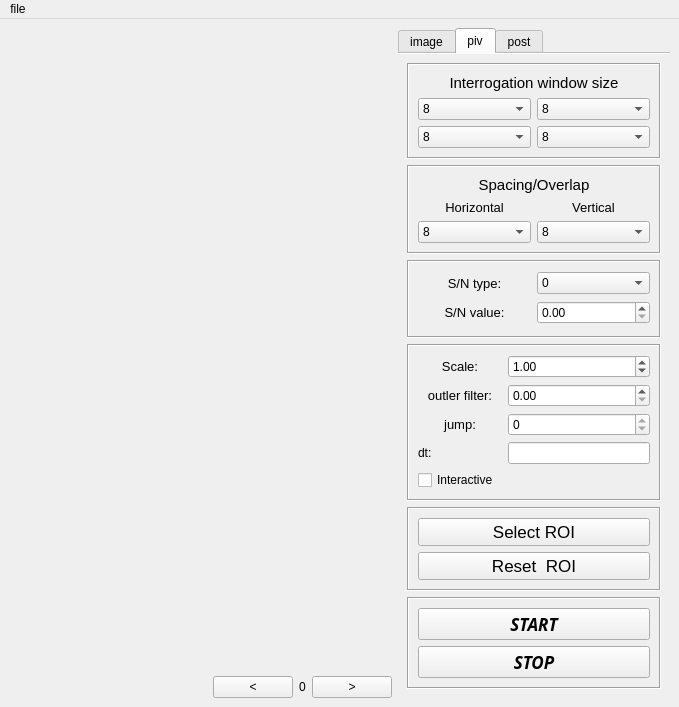
<?xml version="1.0" encoding="UTF-8"?>
<ui version="4.0">
 <class>MainWindow</class>
 <widget class="QMainWindow" name="MainWindow">
  <property name="geometry">
   <rect>
    <x>0</x>
    <y>0</y>
    <width>679</width>
    <height>707</height>
   </rect>
  </property>
  <property name="mouseTracking">
   <bool>false</bool>
  </property>
  <property name="acceptDrops">
   <bool>false</bool>
  </property>
  <property name="windowTitle">
   <string>OpenPIV</string>
  </property>
  <property name="windowIcon">
   <iconset>
    <normaloff>../../../../../../../.designer/backup/images/openpiv_logo.png</normaloff>../../../../../../../.designer/backup/images/openpiv_logo.png</iconset>
  </property>
  <property name="styleSheet">
   <string notr="true"/>
  </property>
  <property name="locale">
   <locale language="English" country="Israel"/>
  </property>
  <property name="documentMode">
   <bool>false</bool>
  </property>
  <property name="dockNestingEnabled">
   <bool>false</bool>
  </property>
  <widget class="QWidget" name="centralwidget">
   <property name="autoFillBackground">
    <bool>false</bool>
   </property>
   <layout class="QGridLayout" name="gridLayout_3">
    <item row="0" column="4" rowspan="2">
     <widget class="QTabWidget" name="tabWidget">
      <property name="font">
       <font>
        <stylestrategy>PreferDefault</stylestrategy>
       </font>
      </property>
      <property name="tabPosition">
       <enum>QTabWidget::North</enum>
      </property>
      <property name="currentIndex">
       <number>1</number>
      </property>
      <property name="elideMode">
       <enum>Qt::ElideNone</enum>
      </property>
      <property name="usesScrollButtons">
       <bool>false</bool>
      </property>
      <property name="documentMode">
       <bool>true</bool>
      </property>
      <property name="movable">
       <bool>false</bool>
      </property>
      <widget class="QWidget" name="tab_6">
       <attribute name="title">
        <string>image</string>
       </attribute>
       <layout class="QGridLayout" name="gridLayout_4">
        <item row="7" column="0">
         <spacer name="wow">
          <property name="orientation">
           <enum>Qt::Vertical</enum>
          </property>
          <property name="sizeHint" stdset="0">
           <size>
            <width>20</width>
            <height>2000</height>
           </size>
          </property>
         </spacer>
        </item>
        <item row="5" column="0">
         <widget class="QFrame" name="frame">
          <property name="frameShape">
           <enum>QFrame::Box</enum>
          </property>
          <property name="frameShadow">
           <enum>QFrame::Sunken</enum>
          </property>
          <layout class="QGridLayout" name="gridLayout_2">
           <item row="2" column="0">
            <widget class="QLabel" name="label_3">
             <property name="font">
              <font>
               <pointsize>10</pointsize>
              </font>
             </property>
             <property name="text">
              <string>bit:</string>
             </property>
             <property name="alignment">
              <set>Qt::AlignCenter</set>
             </property>
            </widget>
           </item>
           <item row="2" column="1">
            <widget class="QComboBox" name="comboBox">
             <item>
              <property name="text">
               <string>8 bit</string>
              </property>
             </item>
             <item>
              <property name="text">
               <string>16 bit</string>
              </property>
             </item>
            </widget>
           </item>
           <item row="1" column="0">
            <widget class="QLabel" name="label_2">
             <property name="font">
              <font>
               <pointsize>10</pointsize>
              </font>
             </property>
             <property name="text">
              <string>invert:</string>
             </property>
             <property name="alignment">
              <set>Qt::AlignCenter</set>
             </property>
            </widget>
           </item>
           <item row="1" column="1">
            <widget class="QPushButton" name="pushButton">
             <property name="text">
              <string>invert</string>
             </property>
            </widget>
           </item>
          </layout>
         </widget>
        </item>
        <item row="6" column="0">
         <widget class="QFrame" name="frame_4">
          <property name="frameShape">
           <enum>QFrame::Box</enum>
          </property>
          <property name="frameShadow">
           <enum>QFrame::Sunken</enum>
          </property>
          <layout class="QGridLayout" name="gridLayout_5">
           <item row="0" column="0">
            <widget class="QLabel" name="label">
             <property name="text">
              <string>brightness</string>
             </property>
             <property name="alignment">
              <set>Qt::AlignCenter</set>
             </property>
            </widget>
           </item>
           <item row="1" column="0">
            <widget class="QSlider" name="horizontalSlider">
             <property name="orientation">
              <enum>Qt::Horizontal</enum>
             </property>
            </widget>
           </item>
          </layout>
         </widget>
        </item>
        <item row="1" column="0">
         <widget class="QFrame" name="frame_2">
          <property name="frameShape">
           <enum>QFrame::StyledPanel</enum>
          </property>
          <property name="frameShadow">
           <enum>QFrame::Raised</enum>
          </property>
          <layout class="QGridLayout" name="gridLayout">
           <item row="0" column="3">
            <widget class="QPushButton" name="remove_button">
             <property name="enabled">
              <bool>true</bool>
             </property>
             <property name="text">
              <string>Remove</string>
             </property>
            </widget>
           </item>
           <item row="0" column="2">
            <widget class="QPushButton" name="add_button">
             <property name="text">
              <string>Load</string>
             </property>
            </widget>
           </item>
           <item row="1" column="2" colspan="2">
            <widget class="QListWidget" name="listWidget">
             <property name="sizePolicy">
              <sizepolicy hsizetype="Preferred" vsizetype="Preferred">
               <horstretch>0</horstretch>
               <verstretch>0</verstretch>
              </sizepolicy>
             </property>
             <property name="minimumSize">
              <size>
               <width>230</width>
               <height>172</height>
              </size>
             </property>
             <property name="maximumSize">
              <size>
               <width>9999999</width>
               <height>99999</height>
              </size>
             </property>
            </widget>
           </item>
          </layout>
         </widget>
        </item>
       </layout>
      </widget>
      <widget class="QWidget" name="tab_5">
       <attribute name="title">
        <string>piv</string>
       </attribute>
       <layout class="QGridLayout" name="gridLayout_8">
        <item row="6" column="0">
         <widget class="QFrame" name="frame_3">
          <property name="frameShape">
           <enum>QFrame::Box</enum>
          </property>
          <property name="frameShadow">
           <enum>QFrame::Sunken</enum>
          </property>
          <layout class="QGridLayout" name="gridLayout_9">
           <item row="1" column="1">
            <widget class="QPushButton" name="stop_button_3">
             <property name="sizePolicy">
              <sizepolicy hsizetype="Preferred" vsizetype="Fixed">
               <horstretch>0</horstretch>
               <verstretch>0</verstretch>
              </sizepolicy>
             </property>
             <property name="font">
              <font>
               <family>Gill Sans MT</family>
               <pointsize>13</pointsize>
               <weight>75</weight>
               <italic>true</italic>
               <bold>true</bold>
               <underline>false</underline>
               <strikeout>false</strikeout>
               <kerning>true</kerning>
              </font>
             </property>
             <property name="cursor">
              <cursorShape>PointingHandCursor</cursorShape>
             </property>
             <property name="text">
              <string>STOP</string>
             </property>
            </widget>
           </item>
           <item row="0" column="1">
            <widget class="QPushButton" name="start_button_3">
             <property name="font">
              <font>
               <family>Gill Sans MT</family>
               <pointsize>13</pointsize>
               <weight>75</weight>
               <italic>true</italic>
               <bold>true</bold>
               <underline>false</underline>
               <strikeout>false</strikeout>
               <kerning>true</kerning>
              </font>
             </property>
             <property name="cursor">
              <cursorShape>PointingHandCursor</cursorShape>
             </property>
             <property name="text">
              <string>START</string>
             </property>
            </widget>
           </item>
          </layout>
         </widget>
        </item>
        <item row="3" column="0">
         <widget class="QFrame" name="sc_oufi_j_frame_3">
          <property name="frameShape">
           <enum>QFrame::Box</enum>
          </property>
          <property name="frameShadow">
           <enum>QFrame::Sunken</enum>
          </property>
          <layout class="QGridLayout" name="gridLayout_40">
           <item row="5" column="1">
            <widget class="QLineEdit" name="lineEdit">
             <property name="text">
              <string notr="true"/>
             </property>
             <property name="alignment">
              <set>Qt::AlignCenter</set>
             </property>
            </widget>
           </item>
           <item row="5" column="0">
            <widget class="QLabel" name="label_4">
             <property name="text">
              <string>dt:</string>
             </property>
            </widget>
           </item>
           <item row="3" column="1">
            <widget class="QSpinBox" name="jump_spin_box_3">
             <property name="maximum">
              <number>0</number>
             </property>
            </widget>
           </item>
           <item row="3" column="0">
            <widget class="QLabel" name="jump_lable_3">
             <property name="font">
              <font>
               <pointsize>10</pointsize>
              </font>
             </property>
             <property name="text">
              <string>jump:</string>
             </property>
             <property name="alignment">
              <set>Qt::AlignCenter</set>
             </property>
            </widget>
           </item>
           <item row="0" column="1">
            <widget class="QDoubleSpinBox" name="scale_spin_box_3">
             <property name="value">
              <double>1.000000000000000</double>
             </property>
            </widget>
           </item>
           <item row="2" column="0">
            <widget class="QLabel" name="outler_filter_lable_3">
             <property name="font">
              <font>
               <pointsize>10</pointsize>
              </font>
             </property>
             <property name="text">
              <string>outler filter:</string>
             </property>
             <property name="alignment">
              <set>Qt::AlignCenter</set>
             </property>
            </widget>
           </item>
           <item row="2" column="1">
            <widget class="QDoubleSpinBox" name="outler_filter_spin_box_3">
             <property name="accelerated">
              <bool>true</bool>
             </property>
             <property name="maximum">
              <double>100.000000000000000</double>
             </property>
             <property name="singleStep">
              <double>0.100000000000000</double>
             </property>
            </widget>
           </item>
           <item row="0" column="0">
            <widget class="QLabel" name="scale_lable_3">
             <property name="font">
              <font>
               <pointsize>10</pointsize>
              </font>
             </property>
             <property name="text">
              <string>Scale:</string>
             </property>
             <property name="alignment">
              <set>Qt::AlignCenter</set>
             </property>
            </widget>
           </item>
           <item row="6" column="0">
            <widget class="QCheckBox" name="checkBox">
             <property name="text">
              <string>Interactive </string>
             </property>
             <property name="iconSize">
              <size>
               <width>16</width>
               <height>16</height>
              </size>
             </property>
             <property name="tristate">
              <bool>false</bool>
             </property>
            </widget>
           </item>
          </layout>
         </widget>
        </item>
        <item row="2" column="0">
         <widget class="QFrame" name="type_value_frame_3">
          <property name="enabled">
           <bool>true</bool>
          </property>
          <property name="frameShape">
           <enum>QFrame::Box</enum>
          </property>
          <property name="frameShadow">
           <enum>QFrame::Sunken</enum>
          </property>
          <layout class="QGridLayout" name="gridLayout_41">
           <item row="0" column="1">
            <widget class="QComboBox" name="type_combo_box_3">
             <item>
              <property name="text">
               <string>0</string>
              </property>
             </item>
             <item>
              <property name="text">
               <string>1</string>
              </property>
             </item>
             <item>
              <property name="text">
               <string>2</string>
              </property>
             </item>
             <item>
              <property name="text">
               <string>3</string>
              </property>
             </item>
            </widget>
           </item>
           <item row="2" column="0">
            <widget class="QLabel" name="value_label_3">
             <property name="font">
              <font>
               <pointsize>10</pointsize>
              </font>
             </property>
             <property name="text">
              <string>S/N value:</string>
             </property>
             <property name="alignment">
              <set>Qt::AlignCenter</set>
             </property>
            </widget>
           </item>
           <item row="0" column="0">
            <widget class="QLabel" name="type_label_3">
             <property name="font">
              <font>
               <pointsize>10</pointsize>
              </font>
             </property>
             <property name="text">
              <string>S/N type:</string>
             </property>
             <property name="alignment">
              <set>Qt::AlignCenter</set>
             </property>
            </widget>
           </item>
           <item row="2" column="1">
            <widget class="QDoubleSpinBox" name="value_spin_box_3">
             <property name="sizePolicy">
              <sizepolicy hsizetype="Minimum" vsizetype="Fixed">
               <horstretch>0</horstretch>
               <verstretch>0</verstretch>
              </sizepolicy>
             </property>
             <property name="cursor">
              <cursorShape>PointingHandCursor</cursorShape>
             </property>
             <property name="accelerated">
              <bool>true</bool>
             </property>
             <property name="maximum">
              <double>100.000000000000000</double>
             </property>
             <property name="singleStep">
              <double>0.100000000000000</double>
             </property>
            </widget>
           </item>
          </layout>
         </widget>
        </item>
        <item row="0" column="0">
         <widget class="QFrame" name="interrogation_winsize_frame_3">
          <property name="toolTip">
           <string notr="true">here you add the width and hight of the two images</string>
          </property>
          <property name="frameShape">
           <enum>QFrame::Box</enum>
          </property>
          <property name="frameShadow">
           <enum>QFrame::Sunken</enum>
          </property>
          <layout class="QGridLayout" name="gridLayout_10">
           <item row="0" column="0" colspan="2">
            <widget class="QLabel" name="interrogation_winsize_label_3">
             <property name="font">
              <font>
               <pointsize>11</pointsize>
              </font>
             </property>
             <property name="text">
              <string>Interrogation window size</string>
             </property>
             <property name="alignment">
              <set>Qt::AlignCenter</set>
             </property>
            </widget>
           </item>
           <item row="1" column="1">
            <widget class="QComboBox" name="comboBox_12">
             <item>
              <property name="text">
               <string>8</string>
              </property>
             </item>
             <item>
              <property name="text">
               <string>16</string>
              </property>
             </item>
             <item>
              <property name="text">
               <string>32</string>
              </property>
             </item>
             <item>
              <property name="text">
               <string>64</string>
              </property>
             </item>
             <item>
              <property name="text">
               <string>128</string>
              </property>
             </item>
             <item>
              <property name="text">
               <string>256</string>
              </property>
             </item>
             <item>
              <property name="text">
               <string>512</string>
              </property>
             </item>
            </widget>
           </item>
           <item row="1" column="0">
            <widget class="QComboBox" name="comboBox_11">
             <property name="toolTip">
              <string>width A</string>
             </property>
             <item>
              <property name="text">
               <string>8</string>
              </property>
             </item>
             <item>
              <property name="text">
               <string>16</string>
              </property>
             </item>
             <item>
              <property name="text">
               <string>32</string>
              </property>
             </item>
             <item>
              <property name="text">
               <string>64</string>
              </property>
             </item>
             <item>
              <property name="text">
               <string>128</string>
              </property>
             </item>
             <item>
              <property name="text">
               <string>256</string>
              </property>
             </item>
             <item>
              <property name="text">
               <string>512</string>
              </property>
             </item>
            </widget>
           </item>
           <item row="2" column="0">
            <widget class="QComboBox" name="comboBox_13">
             <property name="toolTip">
              <string>&lt;html&gt;&lt;head/&gt;&lt;body&gt;&lt;p&gt;&lt;span style=&quot; font-weight:600;&quot;&gt;width Bwidth B&lt;/span&gt;&lt;/p&gt;&lt;/body&gt;&lt;/html&gt;</string>
             </property>
             <property name="whatsThis">
              <string>&lt;html&gt;&lt;head/&gt;&lt;body&gt;&lt;p&gt;width B&lt;/p&gt;&lt;/body&gt;&lt;/html&gt;</string>
             </property>
             <item>
              <property name="text">
               <string>8</string>
              </property>
             </item>
             <item>
              <property name="text">
               <string>16</string>
              </property>
             </item>
             <item>
              <property name="text">
               <string>32</string>
              </property>
             </item>
             <item>
              <property name="text">
               <string>64</string>
              </property>
             </item>
             <item>
              <property name="text">
               <string>128</string>
              </property>
             </item>
             <item>
              <property name="text">
               <string>256</string>
              </property>
             </item>
             <item>
              <property name="text">
               <string>512</string>
              </property>
             </item>
            </widget>
           </item>
           <item row="2" column="1">
            <widget class="QComboBox" name="comboBox_14">
             <item>
              <property name="text">
               <string>8</string>
              </property>
             </item>
             <item>
              <property name="text">
               <string>16</string>
              </property>
             </item>
             <item>
              <property name="text">
               <string>32</string>
              </property>
             </item>
             <item>
              <property name="text">
               <string>64</string>
              </property>
             </item>
             <item>
              <property name="text">
               <string>128</string>
              </property>
             </item>
             <item>
              <property name="text">
               <string>256</string>
              </property>
             </item>
             <item>
              <property name="text">
               <string>512</string>
              </property>
             </item>
            </widget>
           </item>
          </layout>
         </widget>
        </item>
        <item row="5" column="0">
         <widget class="QFrame" name="roi_frame_3">
          <property name="frameShape">
           <enum>QFrame::Box</enum>
          </property>
          <property name="frameShadow">
           <enum>QFrame::Sunken</enum>
          </property>
          <layout class="QGridLayout" name="gridLayout_38">
           <item row="2" column="0">
            <widget class="QPushButton" name="reset_roi_button_3">
             <property name="font">
              <font>
               <pointsize>13</pointsize>
              </font>
             </property>
             <property name="cursor">
              <cursorShape>PointingHandCursor</cursorShape>
             </property>
             <property name="text">
              <string>Reset  ROI</string>
             </property>
             <property name="autoRepeat">
              <bool>false</bool>
             </property>
             <property name="autoExclusive">
              <bool>false</bool>
             </property>
             <property name="autoDefault">
              <bool>false</bool>
             </property>
             <property name="default">
              <bool>false</bool>
             </property>
             <property name="flat">
              <bool>false</bool>
             </property>
            </widget>
           </item>
           <item row="0" column="0">
            <widget class="QPushButton" name="select_roi_button_3">
             <property name="font">
              <font>
               <pointsize>13</pointsize>
              </font>
             </property>
             <property name="cursor">
              <cursorShape>PointingHandCursor</cursorShape>
             </property>
             <property name="text">
              <string>Select ROI</string>
             </property>
             <property name="autoRepeat">
              <bool>false</bool>
             </property>
             <property name="autoExclusive">
              <bool>false</bool>
             </property>
             <property name="autoDefault">
              <bool>false</bool>
             </property>
             <property name="default">
              <bool>false</bool>
             </property>
             <property name="flat">
              <bool>false</bool>
             </property>
            </widget>
           </item>
          </layout>
         </widget>
        </item>
        <item row="1" column="0">
         <widget class="QFrame" name="spacing_frame_3">
          <property name="cursor">
           <cursorShape>PointingHandCursor</cursorShape>
          </property>
          <property name="frameShape">
           <enum>QFrame::Box</enum>
          </property>
          <property name="frameShadow">
           <enum>QFrame::Sunken</enum>
          </property>
          <layout class="QGridLayout" name="gridLayout_39">
           <item row="2" column="1">
            <widget class="QComboBox" name="comboBox_9">
             <item>
              <property name="text">
               <string>8</string>
              </property>
             </item>
             <item>
              <property name="text">
               <string>16</string>
              </property>
             </item>
             <item>
              <property name="text">
               <string>32</string>
              </property>
             </item>
             <item>
              <property name="text">
               <string>64</string>
              </property>
             </item>
             <item>
              <property name="text">
               <string>128</string>
              </property>
             </item>
             <item>
              <property name="text">
               <string>256</string>
              </property>
             </item>
             <item>
              <property name="text">
               <string>512</string>
              </property>
             </item>
            </widget>
           </item>
           <item row="1" column="1">
            <widget class="QLabel" name="horizontal_label_3">
             <property name="font">
              <font>
               <pointsize>10</pointsize>
              </font>
             </property>
             <property name="text">
              <string>Horizontal</string>
             </property>
             <property name="alignment">
              <set>Qt::AlignCenter</set>
             </property>
            </widget>
           </item>
           <item row="2" column="2">
            <widget class="QComboBox" name="comboBox_10">
             <item>
              <property name="text">
               <string>8</string>
              </property>
             </item>
             <item>
              <property name="text">
               <string>16</string>
              </property>
             </item>
             <item>
              <property name="text">
               <string>32</string>
              </property>
             </item>
             <item>
              <property name="text">
               <string>64</string>
              </property>
             </item>
             <item>
              <property name="text">
               <string>128</string>
              </property>
             </item>
             <item>
              <property name="text">
               <string>256</string>
              </property>
             </item>
             <item>
              <property name="text">
               <string>512</string>
              </property>
             </item>
            </widget>
           </item>
           <item row="0" column="1" colspan="2">
            <widget class="QLabel" name="spacing_label_3">
             <property name="font">
              <font>
               <pointsize>11</pointsize>
              </font>
             </property>
             <property name="text">
              <string>Spacing/Overlap</string>
             </property>
             <property name="alignment">
              <set>Qt::AlignCenter</set>
             </property>
            </widget>
           </item>
           <item row="1" column="2">
            <widget class="QLabel" name="vertical_label_3">
             <property name="font">
              <font>
               <pointsize>10</pointsize>
              </font>
             </property>
             <property name="text">
              <string>Vertical</string>
             </property>
             <property name="alignment">
              <set>Qt::AlignCenter</set>
             </property>
            </widget>
           </item>
          </layout>
         </widget>
        </item>
       </layout>
      </widget>
      <widget class="QWidget" name="tab">
       <attribute name="title">
        <string>post</string>
       </attribute>
       <layout class="QGridLayout" name="gridLayout_15">
        <item row="0" column="0">
         <widget class="QGroupBox" name="filter_group_box">
          <property name="title">
           <string>filters</string>
          </property>
          <layout class="QGridLayout" name="gridLayout_14">
           <item row="2" column="0">
            <widget class="QGroupBox" name="local_filter_group_box">
             <property name="title">
              <string>local filter</string>
             </property>
             <layout class="QGridLayout" name="gridLayout_16">
              <item row="1" column="1">
               <widget class="QDoubleSpinBox" name="local_median_spin_box"/>
              </item>
              <item row="0" column="1">
               <widget class="QDoubleSpinBox" name="local_mean_spin_box">
                <property name="enabled">
                 <bool>true</bool>
                </property>
               </widget>
              </item>
              <item row="1" column="0">
               <widget class="QRadioButton" name="loca_median_radio_button">
                <property name="text">
                 <string>median</string>
                </property>
               </widget>
              </item>
              <item row="0" column="0">
               <widget class="QRadioButton" name="local_mean_radio_button">
                <property name="text">
                 <string>mean</string>
                </property>
               </widget>
              </item>
             </layout>
            </widget>
           </item>
           <item row="5" column="0">
            <widget class="QGroupBox" name="smoothing_group_box">
             <property name="title">
              <string>smoothing</string>
             </property>
             <layout class="QGridLayout" name="gridLayout_17">
              <item row="0" column="0">
               <widget class="QRadioButton" name="smoothing_mean_radio_button">
                <property name="text">
                 <string>mean</string>
                </property>
               </widget>
              </item>
              <item row="0" column="1">
               <widget class="QDoubleSpinBox" name="smoothing_mean_spin_box"/>
              </item>
              <item row="1" column="0">
               <widget class="QRadioButton" name="smoothing_median_radio_button">
                <property name="text">
                 <string>median</string>
                </property>
               </widget>
              </item>
              <item row="1" column="1">
               <widget class="QDoubleSpinBox" name="smoothing_median_spin_box"/>
              </item>
             </layout>
            </widget>
           </item>
           <item row="0" column="0">
            <widget class="QGroupBox" name="global_filter_group_box">
             <property name="title">
              <string>global filter</string>
             </property>
             <layout class="QGridLayout" name="gridLayout_13">
              <item row="0" column="0">
               <widget class="QDoubleSpinBox" name="global_filter_spin_box_1"/>
              </item>
              <item row="0" column="1">
               <widget class="QDoubleSpinBox" name="global_filter_spin_box_2"/>
              </item>
             </layout>
            </widget>
           </item>
           <item row="1" column="0">
            <widget class="Line" name="global_filter_local_filter_line">
             <property name="orientation">
              <enum>Qt::Horizontal</enum>
             </property>
            </widget>
           </item>
           <item row="4" column="0">
            <widget class="Line" name="local_filter_smoothing_line">
             <property name="orientation">
              <enum>Qt::Horizontal</enum>
             </property>
            </widget>
           </item>
           <item row="6" column="0">
            <widget class="Line" name="smoothing_interpolation_line">
             <property name="orientation">
              <enum>Qt::Horizontal</enum>
             </property>
            </widget>
           </item>
           <item row="7" column="0">
            <widget class="QGroupBox" name="interpolation_group_box">
             <property name="title">
              <string>interpolation </string>
             </property>
             <layout class="QGridLayout" name="gridLayout_18">
              <item row="1" column="1">
               <widget class="QSpinBox" name="times_spin_box"/>
              </item>
              <item row="0" column="0">
               <widget class="QLabel" name="action_label">
                <property name="text">
                 <string>action:</string>
                </property>
               </widget>
              </item>
              <item row="0" column="1">
               <widget class="QComboBox" name="action_combo_box">
                <item>
                 <property name="text">
                  <string>cubic</string>
                 </property>
                </item>
                <item>
                 <property name="text">
                  <string>linear</string>
                 </property>
                </item>
                <item>
                 <property name="text">
                  <string>nearest</string>
                 </property>
                </item>
               </widget>
              </item>
              <item row="1" column="0">
               <widget class="QLabel" name="times_label">
                <property name="text">
                 <string>times:</string>
                </property>
               </widget>
              </item>
              <item row="2" column="0" colspan="2">
               <widget class="QPushButton" name="activate_button">
                <property name="text">
                 <string>Activate</string>
                </property>
               </widget>
              </item>
             </layout>
            </widget>
           </item>
          </layout>
         </widget>
        </item>
       </layout>
      </widget>
     </widget>
    </item>
    <item row="1" column="0">
     <spacer name="horizontalSpacer">
      <property name="orientation">
       <enum>Qt::Horizontal</enum>
      </property>
      <property name="sizeHint" stdset="0">
       <size>
        <width>10000</width>
        <height>20</height>
       </size>
      </property>
     </spacer>
    </item>
    <item row="1" column="1">
     <widget class="QPushButton" name="left_button">
      <property name="sizePolicy">
       <sizepolicy hsizetype="Minimum" vsizetype="Minimum">
        <horstretch>0</horstretch>
        <verstretch>0</verstretch>
       </sizepolicy>
      </property>
      <property name="text">
       <string>&lt;</string>
      </property>
     </widget>
    </item>
    <item row="1" column="2">
     <widget class="QLabel" name="current_image">
      <property name="sizePolicy">
       <sizepolicy hsizetype="Minimum" vsizetype="Preferred">
        <horstretch>0</horstretch>
        <verstretch>0</verstretch>
       </sizepolicy>
      </property>
      <property name="text">
       <string>0</string>
      </property>
      <property name="alignment">
       <set>Qt::AlignCenter</set>
      </property>
     </widget>
    </item>
    <item row="1" column="3">
     <widget class="QPushButton" name="right_button">
      <property name="sizePolicy">
       <sizepolicy hsizetype="Minimum" vsizetype="Minimum">
        <horstretch>0</horstretch>
        <verstretch>0</verstretch>
       </sizepolicy>
      </property>
      <property name="text">
       <string>&gt;</string>
      </property>
     </widget>
    </item>
    <item row="0" column="0" colspan="4">
     <widget class="QStackedWidget" name="images_widget">
      <property name="sizePolicy">
       <sizepolicy hsizetype="Minimum" vsizetype="Minimum">
        <horstretch>0</horstretch>
        <verstretch>0</verstretch>
       </sizepolicy>
      </property>
      <property name="lineWidth">
       <number>2</number>
      </property>
      <property name="currentIndex">
       <number>0</number>
      </property>
      <widget class="QWidget" name="image">
       <layout class="QGridLayout" name="gridLayout_34">
        <item row="1" column="0" colspan="2">
         <widget class="QLabel" name="defult_image">
          <property name="text">
           <string/>
          </property>
          <property name="pixmap">
           <pixmap>../../../../../../../.designer/backup/images/openpiv_logo.png</pixmap>
          </property>
          <property name="scaledContents">
           <bool>false</bool>
          </property>
          <property name="alignment">
           <set>Qt::AlignCenter</set>
          </property>
         </widget>
        </item>
       </layout>
      </widget>
     </widget>
    </item>
   </layout>
  </widget>
  <widget class="QMenuBar" name="menuBar">
   <property name="geometry">
    <rect>
     <x>0</x>
     <y>0</y>
     <width>679</width>
     <height>21</height>
    </rect>
   </property>
   <widget class="QMenu" name="menufile">
    <property name="title">
     <string>file</string>
    </property>
    <addaction name="actionfiles"/>
   </widget>
   <addaction name="menufile"/>
  </widget>
  <action name="actiontest">
   <property name="text">
    <string>add</string>
   </property>
  </action>
  <action name="actionfiles">
   <property name="text">
    <string>file</string>
   </property>
  </action>
 </widget>
 <resources/>
 <connections/>
</ui>
